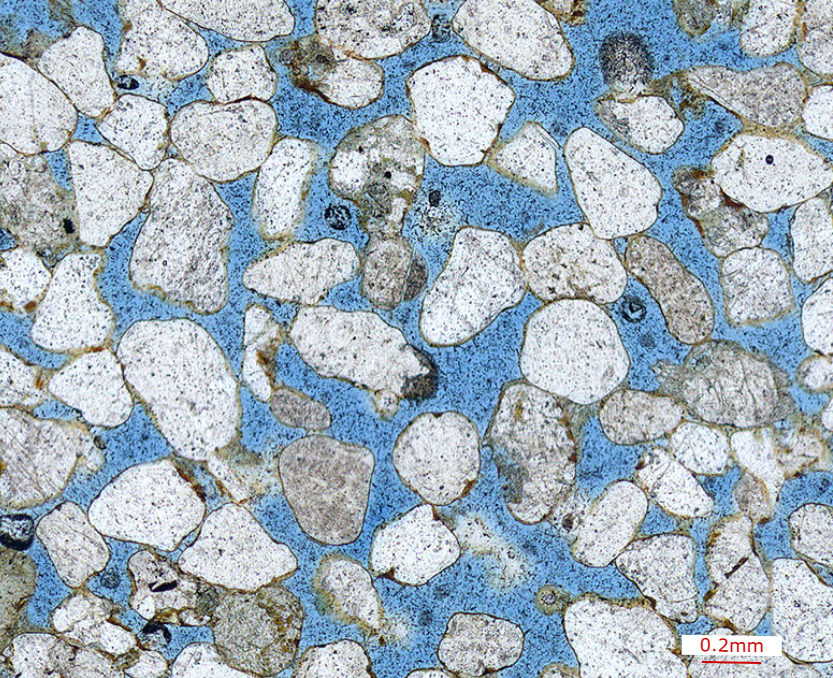
#> input picture EXPA/ML-Segmentation/Etapa1/Sandstone-modelo-etapa1.png, 833 x 678 px, found by its file name
$ jupyter execute --allow-errors Etapa1-Segmentation.ipynb   (older library calls are emulated)
#> lines starting #> are read from the running program, lines starting #| are printed output that depends on the picture
[cell 1]
from google.colab import drive
drive.mount('/content/drive')

# Importação de Bibliotecas.

[cell 2]
import os
import time
import cv2
import numpy as np
from skimage import segmentation
import matplotlib.pyplot as plt
import torch
import torch.nn as nn

#Parametros da Rede

[cell 3]
class Args(object):
    input_image_path = '/content/drive/MyDrive/EXPA/ML-Segmentation/Etapa1/Sandstone-modelo-etapa1.png'  # image/coral.jpg image/tiger.jpg
    train_epoch = 40
    mod_dim1 = 16  # Número de filtros
    mod_dim2 = 8  # Número de filtros
    gpu_id = 0 # Número da GPU

    min_label_num = 4  # if the label number small than it, break loop
    max_label_num = 50  # if the label number small than it, start to show result image.

# Arquitetura da Rede
> nn.Conv2d : https://pytorch.org/docs/stable/generated/torch.nn.Conv2d.html

[cell 4]
class MyNet(nn.Module):
    def __init__(self, inp_dim, mod_dim1, mod_dim2):
        super(MyNet, self).__init__()

        self.seq = nn.Sequential(
            nn.Conv2d(inp_dim, mod_dim1, kernel_size=3, stride=1, padding=1),
            nn.BatchNorm2d(mod_dim1),
            nn.ReLU(inplace=True),

            nn.Conv2d(mod_dim1, mod_dim2, kernel_size=1, stride=1, padding=0),
            nn.BatchNorm2d(mod_dim2),
            nn.ReLU(inplace=True),

            nn.Conv2d(mod_dim2, mod_dim1, kernel_size=3, stride=1, padding=1),
            nn.BatchNorm2d(mod_dim1),
            nn.ReLU(inplace=True),

            nn.Conv2d(mod_dim1, mod_dim2, kernel_size=1, stride=1, padding=0),
            nn.BatchNorm2d(mod_dim2),
        )

    def forward(self, x):
        return self.seq(x)

# Carrega os Parametros da rede e a imagem de input.

[cell 5]
start_time0 = time.time()

args = Args()
torch.cuda.manual_seed_all(1943)
#> (this line was passed over: torch is not available in this run)
np.random.seed(1943)
os.environ['CUDA_VISIBLE_DEVICES'] = str(args.gpu_id)  # choose GPU:0
image = cv2.cvtColor(cv2.imread(args.input_image_path), cv2.COLOR_BGR2RGB) # Reand and convert to RGB
h,l,d=image.shape
#> h = 678; l = 833; d = 3
perc=0.1
image = image[int(h*perc):int(h-h*perc),int(l*perc):int(l-l*perc)]
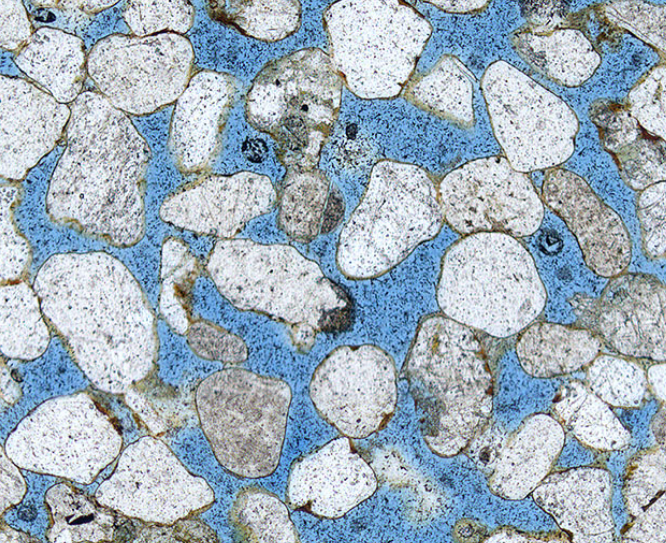
#> image: shape (543, 666, 3); mean R, G, B 159.2, 175.4, 187.8

# Filtragem da imagem de Input.

> CV2 Filters: https://docs.opencv.org/4.x/d4/d86/group__imgproc__filter.html

[cell 6]
''' image filter'''
kSize=3
image = cv2.medianBlur(src=image, ksize=kSize)
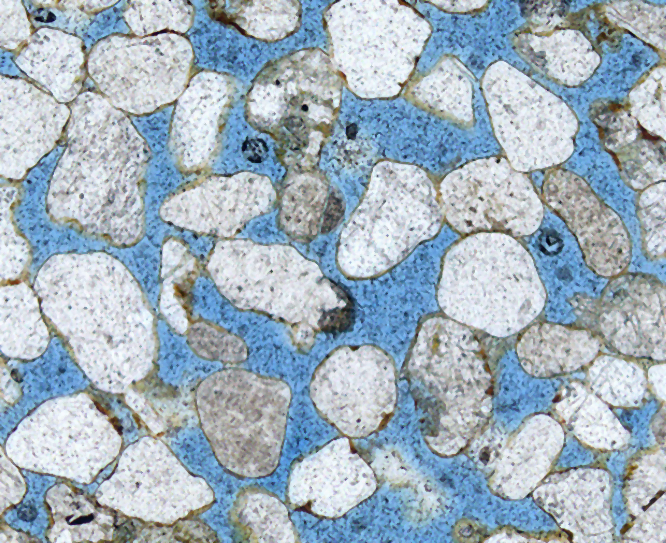
#> image: shape (543, 666, 3); mean R, G, B 160.9, 177.4, 189.7
# image = cv2.GaussianBlur(image, (kSize,kSize),0)

# Definição dos Labels (segmentação) da imagem de Input.
> Felzenszwalb: https://scikit-image.org/docs/stable/api/skimage.segmentation.html#skimagesegmentation.felzenszwalb

> SLIC: https://scikit-image.org/docs/stable/api/skimage.segmentation.html#skimage.segmentation.slic

[cell 7]
'''segmentation ML'''
seg_map = segmentation.felzenszwalb(image, scale=32, sigma=0.5, min_size=64)
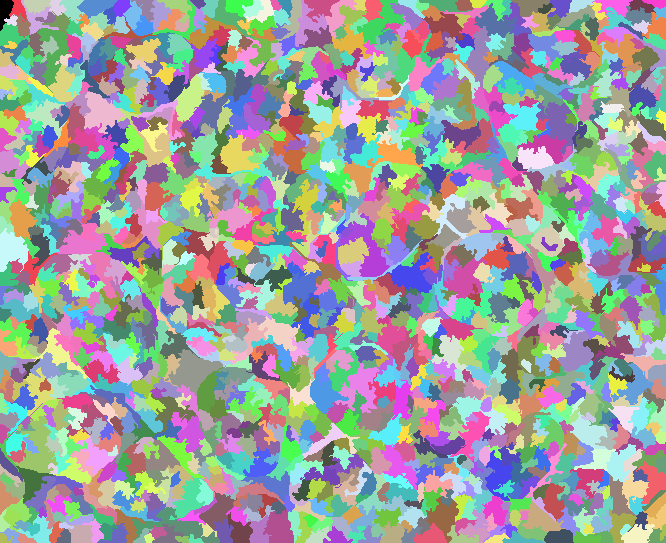
#> seg_map: shape (543, 666) int64; 1539 distinct labels, from 0 to 1538; one colour per label, 0 black
# seg_map = segmentation.slic(image, n_segments=10000, compactness=100)
seg_map = seg_map.flatten()
seg_lab = [np.where(seg_map == u_label)[0]
            for u_label in np.unique(seg_map)]
#> seg_lab = 1539 items

$ run again, with EXPA/ML-Segmentation/Etapa1/Sandstone-01.png copied over EXPA/ML-Segmentation/Etapa1/Sandstone-modelo-etapa1.png
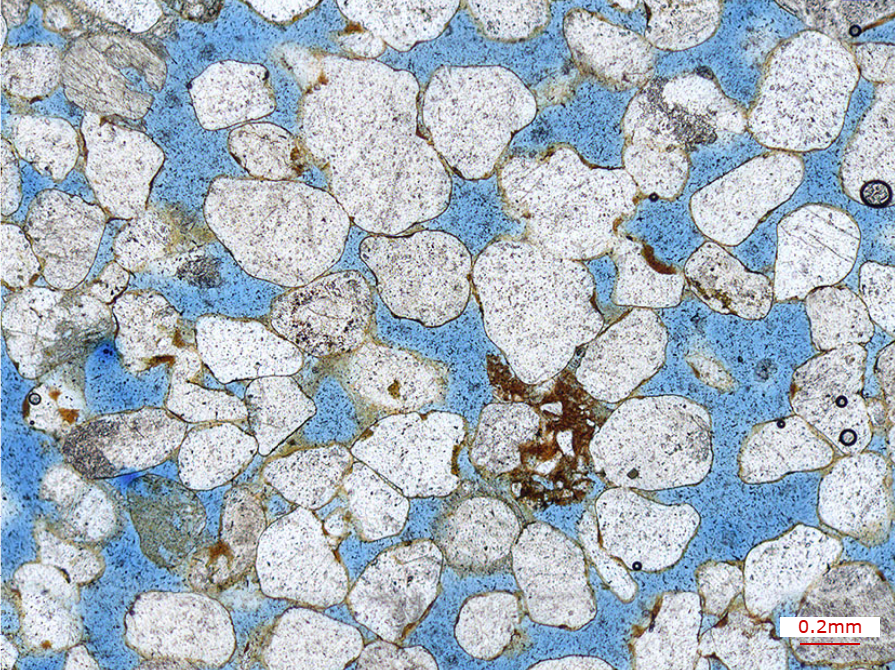
#> input picture EXPA/ML-Segmentation/Etapa1/Sandstone-01.png, 895 x 670 px, found by its file name
#> `image = cv2.medianBlur(src=image, ksize=kSize)`:
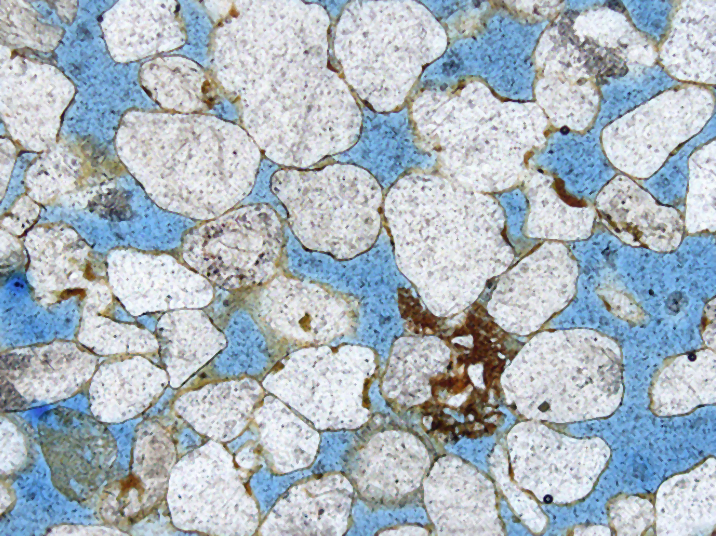
#> image: shape (536, 716, 3); mean R, G, B 170.1, 182.3, 191.8
#> `seg_map = segmentation.felzenszwalb(image, scale=32, sigma=0.5, min_si..`:
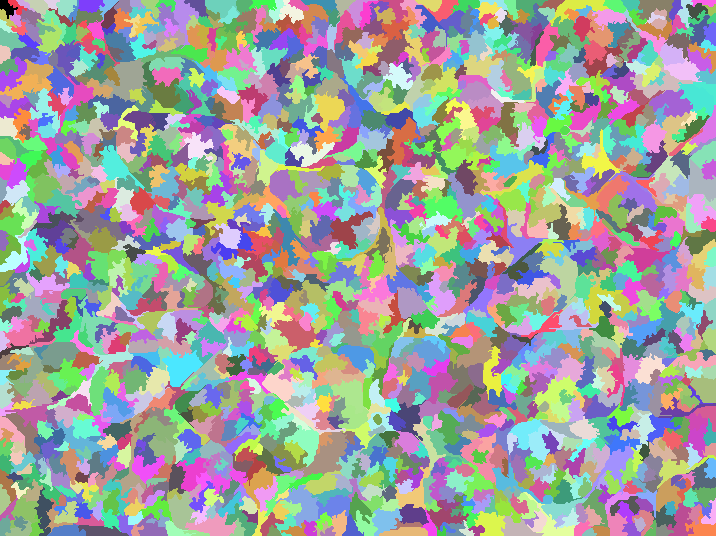
#> seg_map: shape (536, 716) int64; 1648 distinct labels, from 0 to 1647; one colour per label, 0 black
#> seg_lab = 1648 items

$ run again, with EXPA/ML-Segmentation/Etapa1/Sandstone-02.png copied over EXPA/ML-Segmentation/Etapa1/Sandstone-modelo-etapa1.png
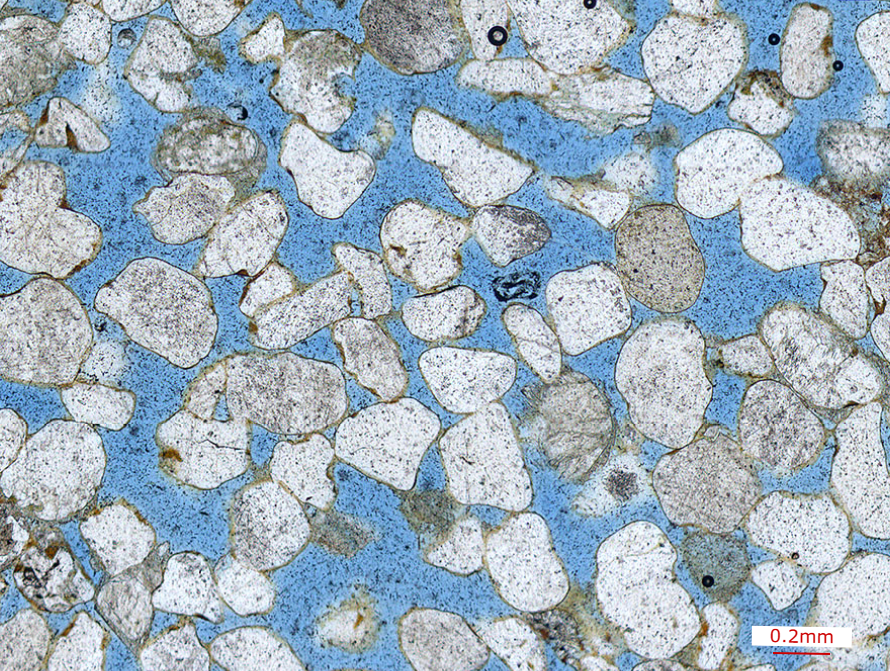
#> input picture EXPA/ML-Segmentation/Etapa1/Sandstone-02.png, 890 x 671 px, found by its file name
#> `image = cv2.medianBlur(src=image, ksize=kSize)`:
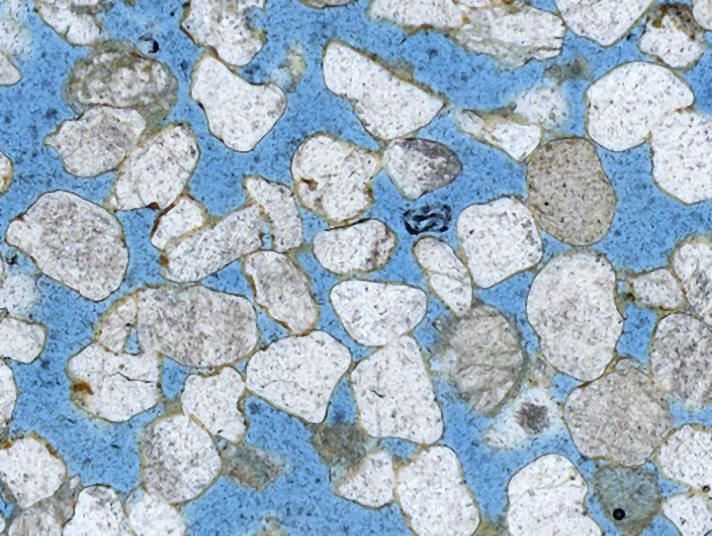
#> image: shape (536, 712, 3); mean R, G, B 158.7, 178, 193
#> `seg_map = segmentation.felzenszwalb(image, scale=32, sigma=0.5, min_si..`:
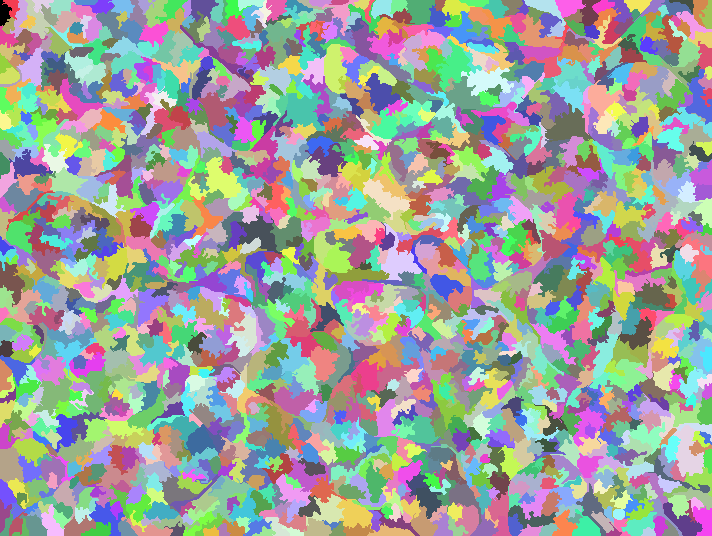
#> seg_map: shape (536, 712) int64; 1652 distinct labels, from 0 to 1651; one colour per label, 0 black
#> seg_lab = 1652 items

$ run again, with EXPA/ML-Segmentation/Etapa1/Sandstone-03.png copied over EXPA/ML-Segmentation/Etapa1/Sandstone-modelo-etapa1.png
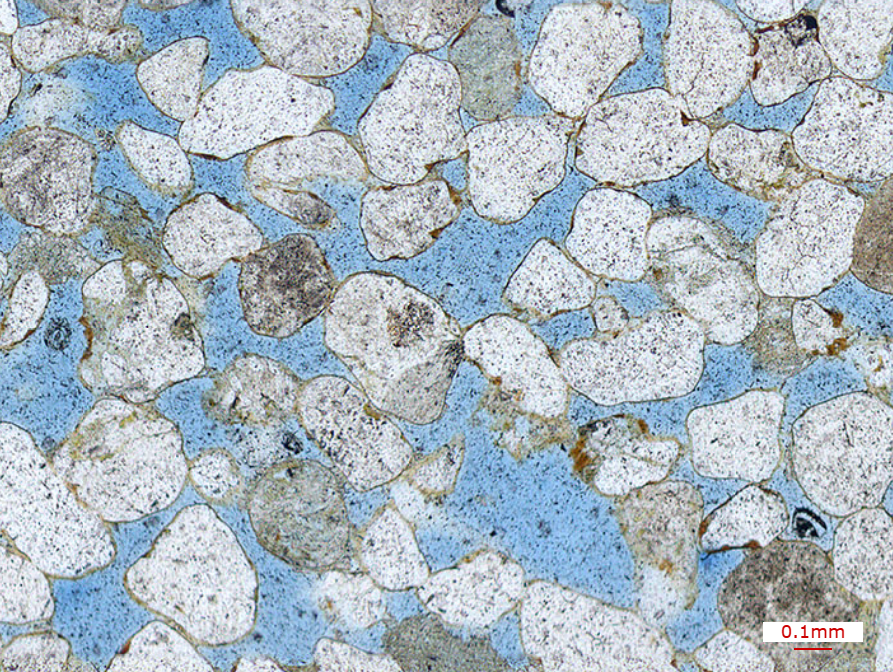
#> input picture EXPA/ML-Segmentation/Etapa1/Sandstone-03.png, 893 x 672 px, found by its file name
#> `image = image[int(h*perc):int(h-h*perc),int(l*perc):int(l-l*perc)]`:
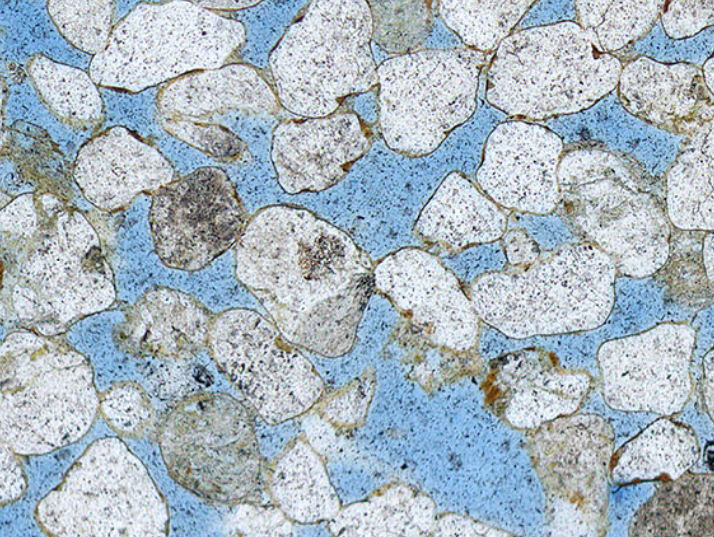
#> image: shape (537, 714, 3); mean R, G, B 168.5, 182.6, 192.4
#> `seg_map = segmentation.felzenszwalb(image, scale=32, sigma=0.5, min_si..`:
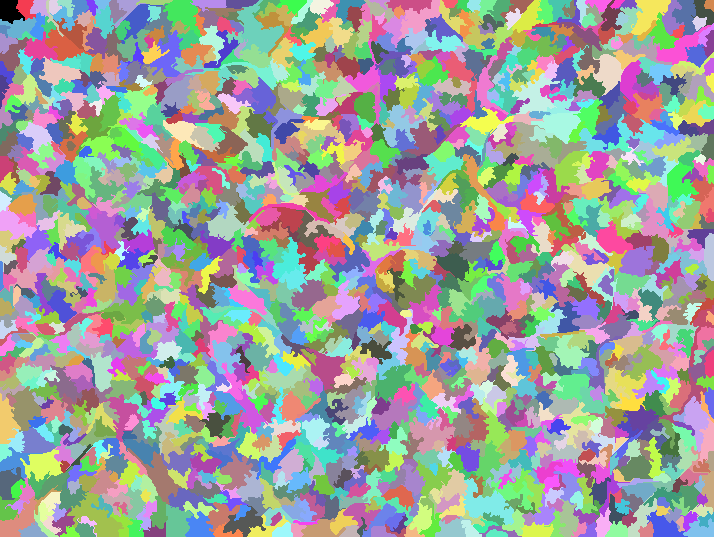
#> seg_map: shape (537, 714) int64; 1616 distinct labels, from 0 to 1615; one colour per label, 0 black
#> seg_lab = 1616 items
